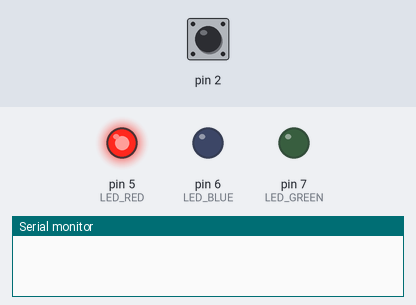
A sketch run on a simulated Arduino Uno, built with avr-gcc and run on an emulated ATmega328P. Shown: output pins drawn as LEDs (lit = HIGH), the last lines printed to the serial monitor. Dashed ring = blinking. The inputs (shaded band) are chosen by the test bench; at power-on: pin 2 LOW.

Above: at 1.2 s.
1.3 s: pin 2 driven HIGH
At 2.5 s:
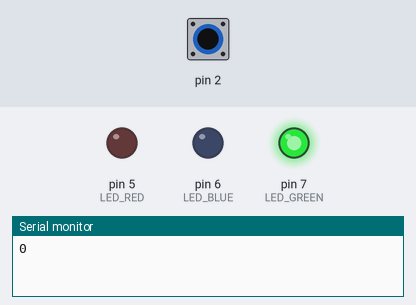
2.8 s: pin 2 pulsed LOW 5 times (0.12 s each, 0.3 s apart)
At 3.07 s:
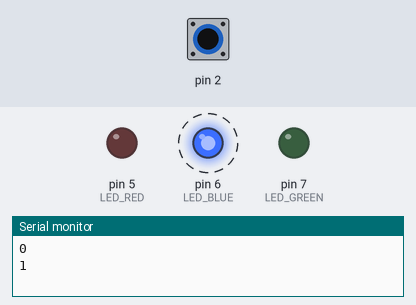
Timing chart, 0 to 5.8 s (numbered marks = the images above; inputs shaded):
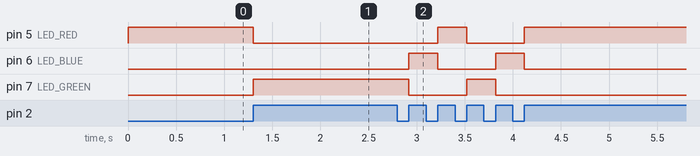

The sketch:

FULL_LED_SW_INTERRUPT.ino
```cpp
#define LED_RED 5
#define LED_BLUE 6
#define LED_GREEN 7
#define INTERRUPT_PIN 0
typedef enum {
  RED,
  GREEN,
  BLUE
}LED_COLOR;

volatile LED_COLOR led_mode = RED;
void mode_change()
{
  Serial.println(led_mode);
  if(led_mode == RED){
    led_mode = GREEN;
  }
  else if(led_mode == GREEN){
    led_mode = BLUE;
  }
  else{
    led_mode = RED;
  }
}
void color_change(bool red, bool green, bool blue)
{
  digitalWrite(LED_RED, red);
  digitalWrite(LED_GREEN, green);
  digitalWrite(LED_BLUE, blue);
}
void color_set(LED_COLOR color_num){
  switch(color_num){
    case RED:
      color_change(HIGH, LOW, LOW);
      break;
    case GREEN:
      color_change(LOW, HIGH, LOW);
      break;
    case BLUE:
      color_change(LOW, LOW, HIGH);
      break;
    default:
      color_change(HIGH, LOW, LOW);
  }
}
void setup() {
  Serial.begin(9600);
  pinMode(LED_RED, OUTPUT);
  pinMode(LED_BLUE, OUTPUT);
  pinMode(LED_GREEN, OUTPUT);
  attachInterrupt(INTERRUPT_PIN, mode_change, RISING);
}
void loop() {
  color_set(led_mode);
}
```

Measured:
- after the input at 1.3 s, pin 5 (LED_RED): HIGH → LOW at once; pin 7 (LED_GREEN): LOW → HIGH at once
- after the input at 2.8 s, pin 5 (LED_RED): LOW → HIGH after 0.42 s, → LOW 0.30 s later, → HIGH 0.60 s later; pin 6 (LED_BLUE): alternates HIGH for 0.30 s and LOW for 0.60 s, 4 changes in all, then stays LOW, starting after 0.12 s; pin 7 (LED_GREEN): HIGH → LOW after 0.12 s, → HIGH 0.60 s later, → LOW 0.30 s later
